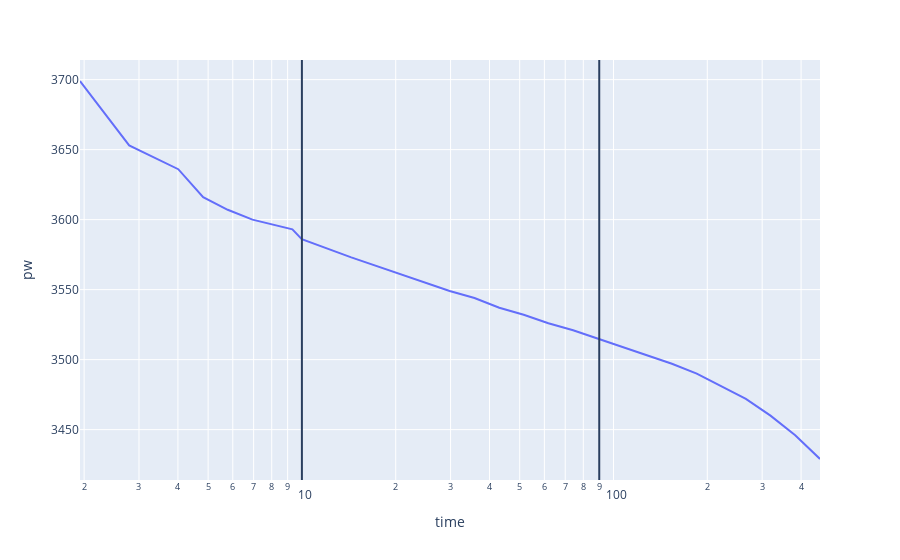

The cell this chart's notebook holds for it:
### Code cell
#fig=px.line(x=df['time'].loc[2:],y=df['pw'].loc[2:],log_x=True)
fig=go.Figure()
#df=px.data.gapminder().query(['pwf vs t','begining of MTR region','end of MTR region'])
fig=px.line(df.loc[2:],x='time',y='pw',log_x=True)

#fig.add_trace(go.Scatter((12,0),mode='lines',name='begining of MTR region'))
fig.add_vline(x=90)
fig.add_vline(x=10)

#21`fig.update_layout(legend_traceorder='reversed')
fig.show()

### Figure 1 — Plotly figure (JSON) as saved in the notebook; plotly's stock layout.template omitted (floating-point values rounded to 4 significant figures)
{"data": [{"hovertemplate": "time=%{x}<br>pw=%{y}<extra></extra>", "legendgroup": "", "line": {"color": "#636efa", "dash": "solid"}, "marker": {"symbol": "circle"}, "mode": "lines", "name": "", "orientation": "v", "showlegend": false, "type": "scatter", "x": [1.94, 2.79, 4.01, 4.82, 5.78, 6.94, 9.32, 9.99, 14.4, 17.3, 20.7, 24.9, 29.8, 35.8, 43, 51.5, 61.8, 74.2, 89.1, 107, 128, 154, 185, 222, 266, 319, 383, 460], "xaxis": "x", "y": [3699, 3653, 3636, 3616, 3607, 3600, 3593, 3586, 3573, 3567, 3561, 3555, 3549, 3544, 3537, 3532, 3526, 3521, 3515, 3509, 3503, 3497, 3490, 3481, 3472, 3460, 3446, 3429], "yaxis": "y"}], "layout": {"legend": {"tracegroupgap": 0}, "margin": {"t": 60}, "shapes": [{"type": "line", "x0": 90, "x1": 90, "xref": "x", "y0": 0, "y1": 1, "yref": "y domain"}, {"type": "line", "x0": 10, "x1": 10, "xref": "x", "y0": 0, "y1": 1, "yref": "y domain"}], "xaxis": {"anchor": "y", "domain": [0, 1], "title": {"text": "time"}, "type": "log"}, "yaxis": {"anchor": "x", "domain": [0, 1], "title": {"text": "pw"}}}}
